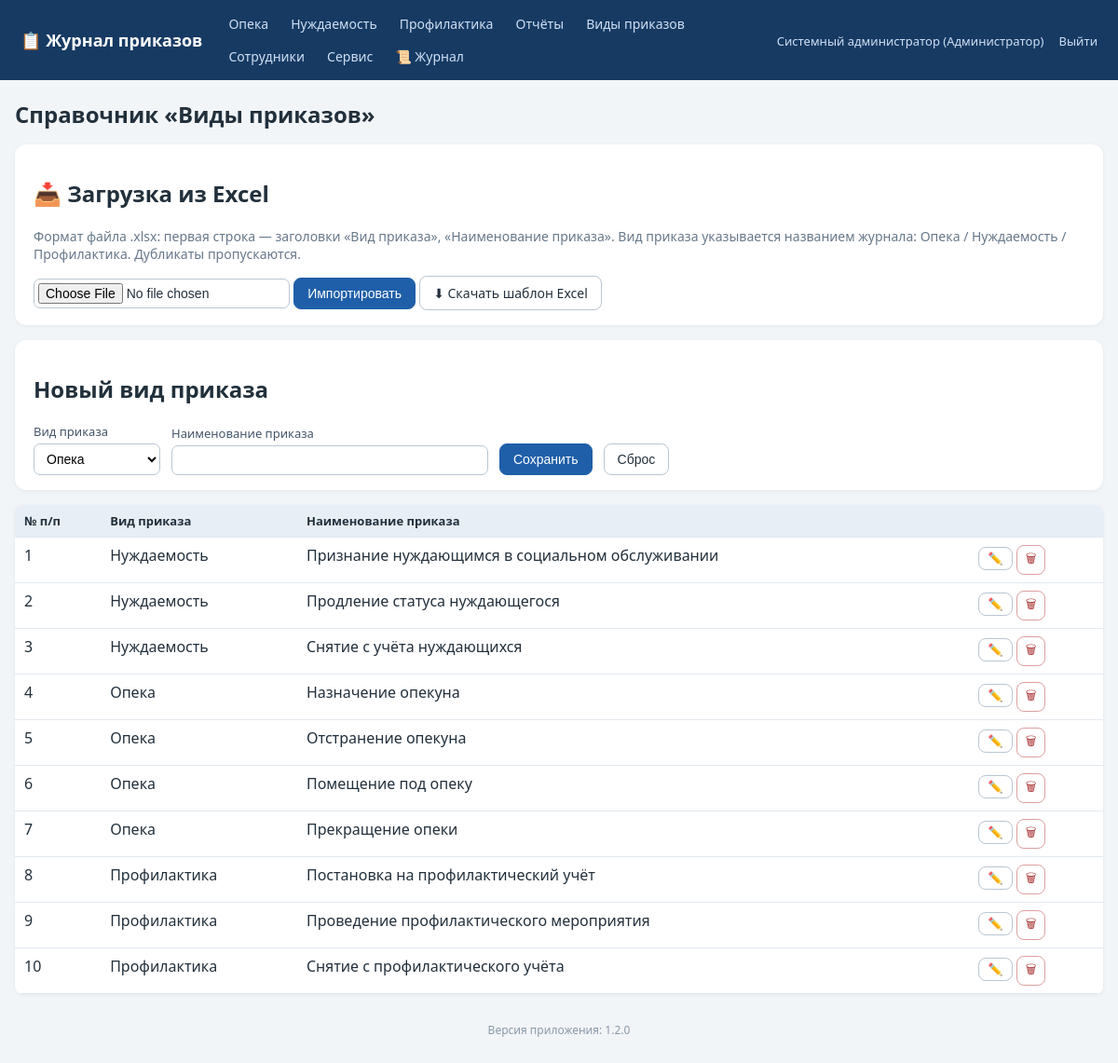
The app's page /order_types (signed in), older data.
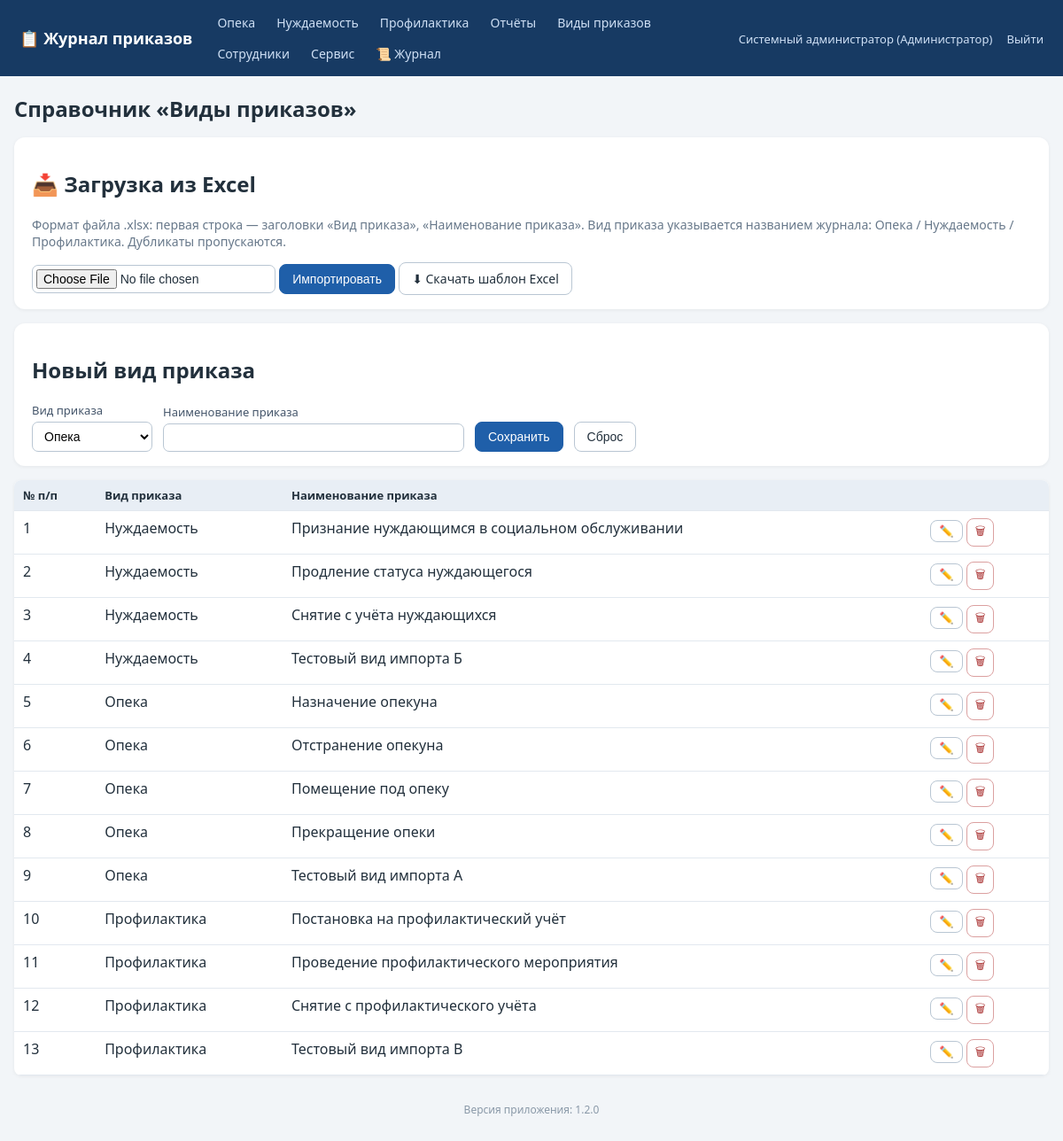
The same page, newer data.
### tables this page shows
CREATE TABLE order_types (
    id INTEGER PRIMARY KEY AUTOINCREMENT,
    kind TEXT NOT NULL,              -- вид приказа (название журнала)
    name TEXT NOT NULL,              -- наименование приказа
    UNIQUE(kind, name)
);

### app.py (the view)
@app.route('/order_types')
def order_types():
    require_login()
    conn = get_db()
    rows = conn.execute('SELECT * FROM order_types ORDER BY kind, name').fetchall()
    conn.close()
    return render_template('order_types.html', rows=rows)

### app.py (called while the page is built)
@app.after_request
def log_request(response):
    try:
        uid = session.get('user_id')
        status = response.status_code
        lvl = logging.WARNING if status >= 400 else logging.INFO
        log.log(lvl, f'[HTTP] {request.method} {request.path} -> {status} '
                     f'(IP: {request.remote_addr}, user_id: {uid or "-"})')
        if status == 403:
            audit('ОТКАЗ В ДОСТУПЕ (403)', f'{request.method} {request.path}')
        if (request.endpoint == 'login' and request.method == 'POST'
                and status == 200):
            log.warning(f'[БЕЗОПАСНОСТЬ] Неудачная попытка входа: логин '
                        f"'{request.form.get('login','')}' от IP "
                        f"{request.remote_addr}")
    except Exception:
        pass
    return response

def get_db():
    conn = sqlite3.connect(DB_PATH)
    conn.row_factory = sqlite3.Row
    conn.execute('PRAGMA foreign_keys = ON')
    return conn

def require_login():
    if not current_user():
        abort(redirect(url_for('login')))

### templates/order_types.html (shortened to what this page needs)
{% extends 'base.html' %}
{% block content %}
<h1>Справочник «Виды приказов»</h1>
{% if cu and cu.role_name=='Администратор' %}
<div class="panel no-print">
  <h2>📥 Загрузка из Excel</h2>
  <p class="muted">Формат файла .xlsx: первая строка — заголовки «Вид приказа», «Наименование приказа».
     Вид приказа указывается названием журнала: Опека / Нуждаемость / Профилактика. Дубликаты пропускаются.</p>
  <form method="post" action="{{ url_for('order_types_import') }}" enctype="multipart/form-data" style="display:inline">
    <input type="file" name="file" accept=".xlsx" required>
    <button class="btn primary" type="submit">Импортировать</button>
  </form>
  <a class="btn" href="{{ url_for('order_types_template') }}">⬇ Скачать шаблон Excel</a>
</div>
<div class="panel">
  <h2 id="otTitle">Новый вид приказа</h2>
  <form method="post" action="{{ url_for('order_type_save') }}" id="otForm">
    <label>Вид приказа
      <select name="kind" id="ot_kind">
        {% for j,t in all_journals %}<option value="{{j}}">{{t}}</option>{% endfor %}
      </select>
    </label>
    <label>Наименование приказа <input name="name" id="ot_name" required style="min-width:340px"></label>
    <button class="btn primary">Сохранить</button>
    <button class="btn" type="button" onclick="resetOt()">Сброс</button>
  </form>
</div>
{% endif %}
<table class="grid">
  <tr><th>№ п/п</th><th>Вид приказа</th><th>Наименование приказа</th>
      {% if cu and cu.role_name=='Администратор' %}<th></th>{% endif %}</tr>
  {% for r in rows %}
  <tr>
    <td>{{ loop.index }}</td>
    <td>{{ journal_titles[r.kind] }}</td>
    <td>{{ r.name }}</td>
    {% if cu and cu.role_name=='Администратор' %}
    <td class="actions">
      <button class="btn sm" data-id="{{ r.id }}" data-kind="{{ r.kind }}" data-name="{{ r.name }}"
              onclick="editOt(this)">✏️</button>
      <form method="post" action="{{ url_for('order_type_delete', tid=r.id) }}" style="display:inline"
            onsubmit="return confirm('Удалить?')"><button class="btn sm danger">🗑</button></form>
    </td>
    {% endif %}
  </tr>
  {% endfor %}
</table>
{% endblock %}

### templates/base.html (shortened to what this page needs)
<!DOCTYPE html>
<html lang="ru">
<head>
<link rel="stylesheet" href="{{ url_for('static', filename='style.css') }}">
</head>
<body>
<header class="topbar no-print">
  <div class="brand"><a href="{{ url_for('index') }}">📋 Журнал приказов</a></div>
  <nav>
    {% for j, t in accessible_journals %}
      <a href="{{ url_for('journal_list', journal=j) }}">{{ t }}</a>
    {% endfor %}
    {% if cu and (cu.role_name in ['Администратор','Куратор']) %}
      <a href="{{ url_for('reports') }}">Отчёты</a>
    {% endif %}
    <a href="{{ url_for('order_types') }}">Виды приказов</a>
    {% if cu and cu.role_name == 'Администратор' %}
      <a href="{{ url_for('employees') }}">Сотрудники</a>
      <a href="{{ url_for('service') }}">Сервис</a>
      <a href="{{ url_for('logs_view') }}" title="Журнал логирования">📜 Журнал</a>
    {% endif %}
  </nav>
  <div class="userbox">
    {% if cu %}
      <a href="{{ url_for('profile') }}" title="Сменить пароль">{{ cu.full_name }} ({{ cu.role_name }})</a>
      <a href="{{ url_for('logout') }}">Выйти</a>
    {% endif %}
  </div>
</header>
<main class="container">
  {% block content %}{% endblock %}
</main>
<footer class="foot no-print">Версия приложения: {{ app_version }}</footer>
</body>
</html>

Row changes from the older to the newer data that the page shows:
added order_types: kind "Нуждаемость", name "Тестовый вид импорта Б"
added order_types: kind "Опека", name "Тестовый вид импорта А"
added order_types: kind "Профилактика", name "Тестовый вид импорта В"
